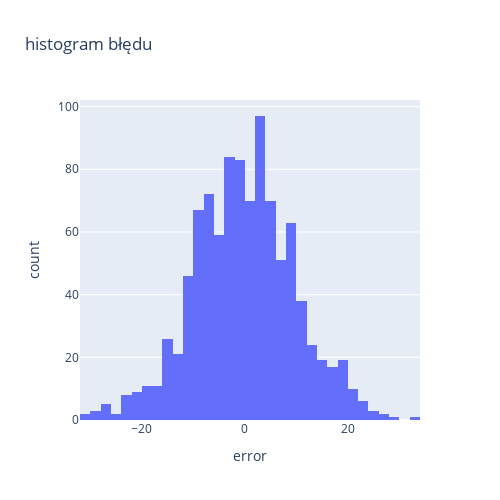

The code cell stored with this chart in its notebook:
### Code cell
px.histogram(result, x='error', nbins=50, width=500, height=500, title='histogram błędu')

### Figure 1 — Plotly figure (JSON) as saved in the notebook; plotly's stock layout.template omitted (floating-point values rounded to 4 significant figures; data arrays with more than 128 entries replaced by an {"elided": "..."} marker saying what was removed)
{"data": [{"alignmentgroup": "True", "bingroup": "x", "hovertemplate": "error=%{x}<br>count=%{y}<extra></extra>", "legendgroup": "", "marker": {"color": "#636efa", "pattern": {"shape": ""}}, "name": "", "nbinsx": 50, "offsetgroup": "", "orientation": "v", "showlegend": false, "type": "histogram", "x": {"elided": "1000 float values"}, "xaxis": "x", "yaxis": "y"}], "layout": {"barmode": "relative", "height": 500, "legend": {"tracegroupgap": 0}, "title": {"text": "histogram błędu"}, "width": 500, "xaxis": {"anchor": "y", "domain": [0, 1], "title": {"text": "error"}}, "yaxis": {"anchor": "x", "domain": [0, 1], "title": {"text": "count"}}}}
